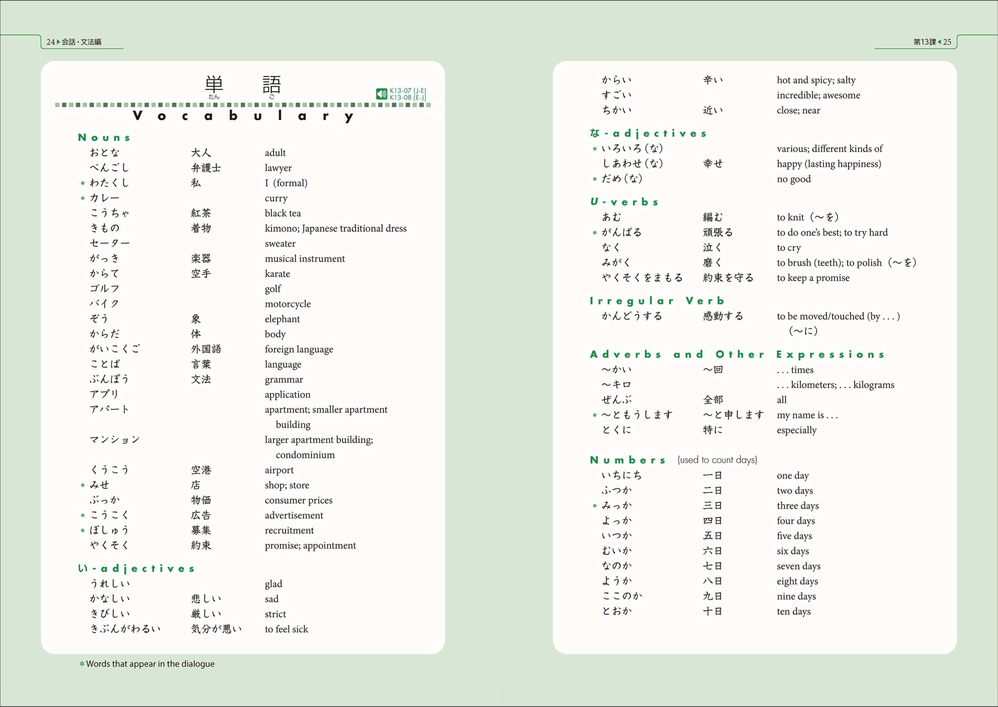
#> input picture genki_chapters/chapter13.png, 998 x 707 px, shrunk from 2914 x 2066 before the run
$ python text_reader.py
#> lines starting #> are read from the running program, lines starting #| are printed output that depends on the picture
import pytesseract
from PIL import Image, ImageEnhance

pytesseract.pytesseract.tesseract_cmd = r'/opt/homebrew/bin/tesseract'

# Open the image
img = Image.open(r"genki_chapters/chapter13.png")
#> img is the input picture: PIL image 998x707 RGBA; mean R, G, B, A 237, 239.7, 232.7, 255

# Convert to grayscale (makes it easier for OCR)
img = img.convert("L")
#> img: PIL image 998x707 L

enhancer = ImageEnhance.Contrast(img)
img = enhancer.enhance(1.5)
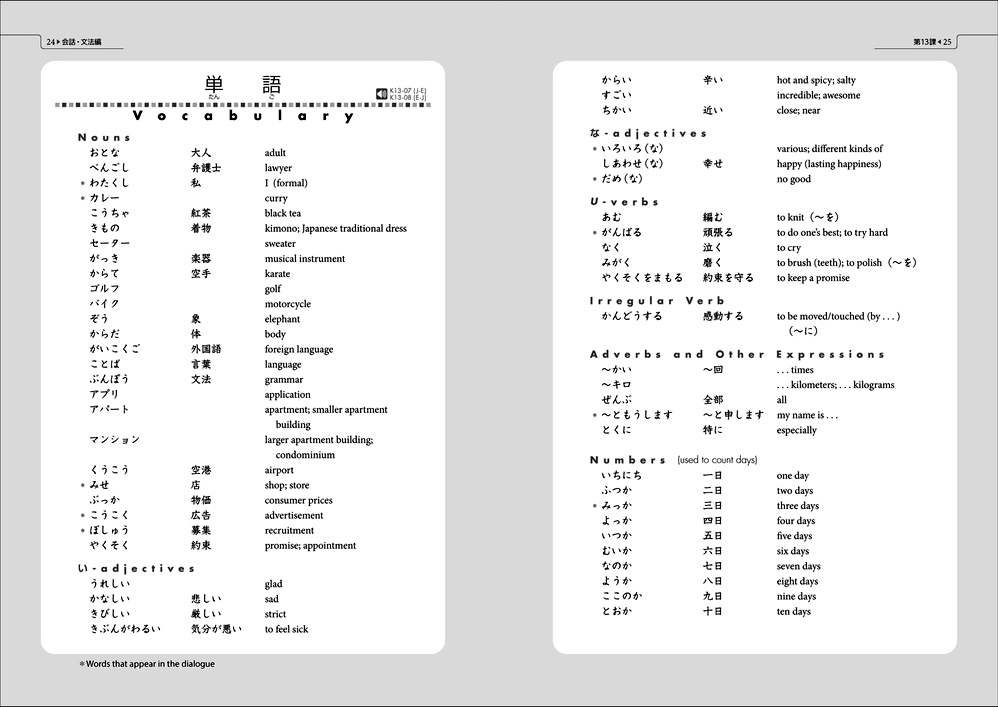
#> img: PIL image 998x707 L; min 0, max 255, mean 235.6


# Extract text from the image
#> (the run stopped early here; a loop or call above may not have finished)
